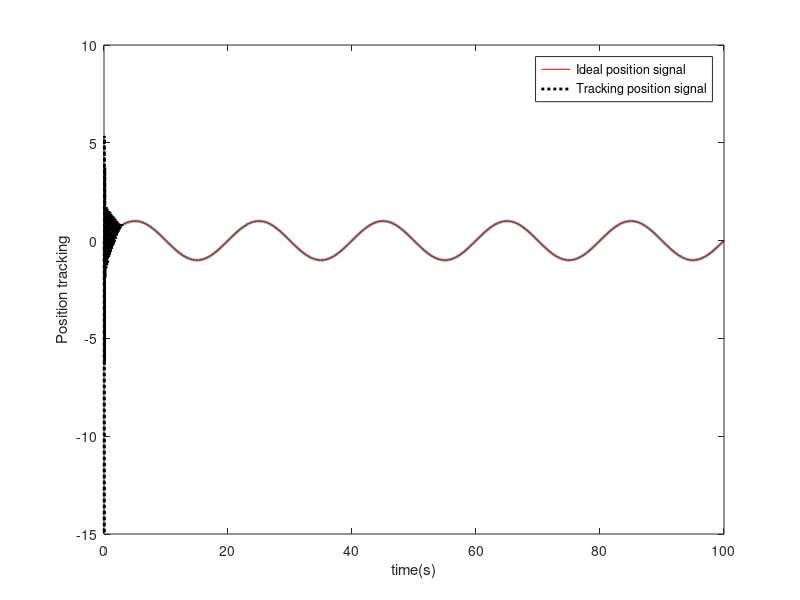
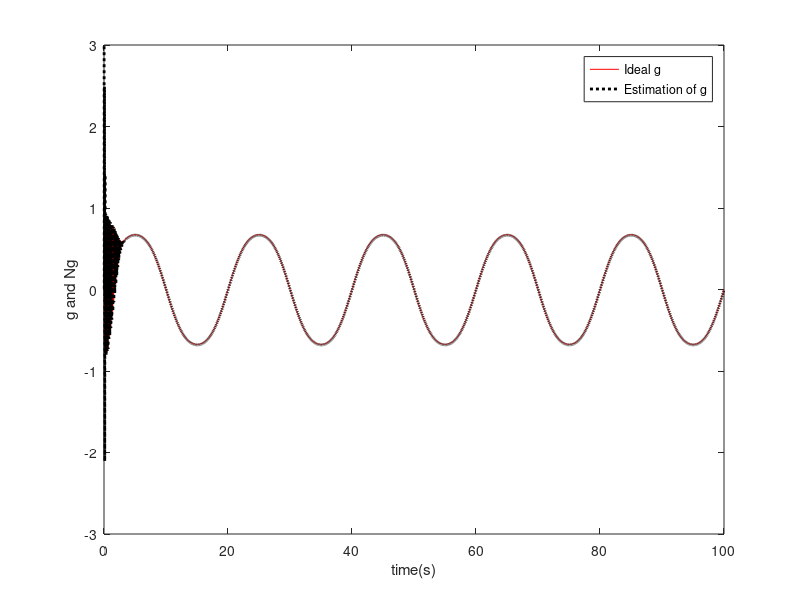
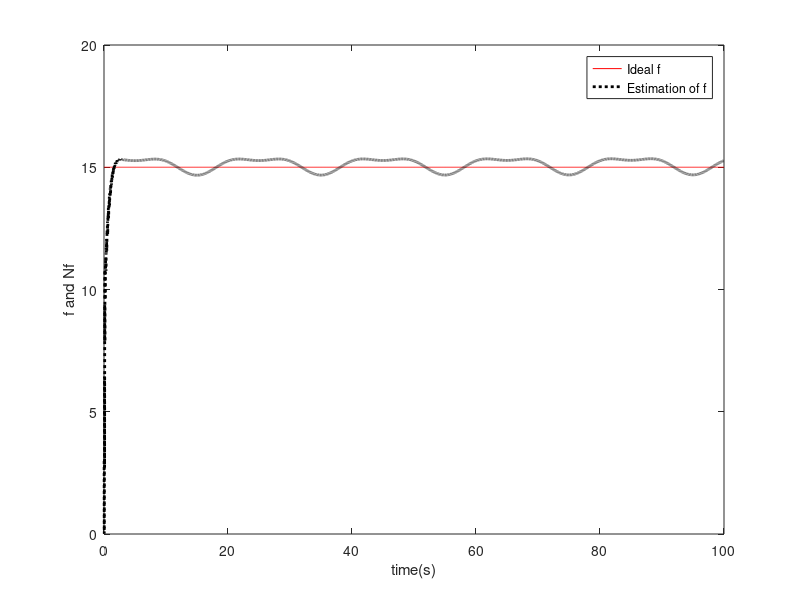

These figures' MATLAB source, in order:
%Self-Correct control based RBF Identification
clear all;
close all;

xite1=0.15;
xite2=0.50;
alfa=0.05;

w=0.5*ones(6,1);
v=0.5*ones(6,1);
 
cij=0.50*ones(1,6);
bj=5*ones(6,1);
h=zeros(6,1);
 
 w_1=w;w_2=w_1;
 v_1=v;v_2=v_1;
 u_1=0;y_1=0;

 ts=0.02;
 for k=1:1:5000
 time(k)=k*ts;
 yd(k)=1.0*sin(0.1*pi*k*ts);
 
 %Practical Plant;
 g(k)=0.8*sin(y_1);
 f(k)=15;
 y(k)=g(k)+f(k)*u_1;
 
 for j=1:1:6
    h(j)=exp(-norm(y(k)-cij(:,j))^2/(2*bj(j)*bj(j)));
 end
  
 Ng(k)=w'*h;
 Nf(k)=v'*h;

 ym(k)=Ng(k)+Nf(k)*u_1;
 
 e(k)=y(k)-ym(k);
 
 d_w=0*w;
 for j=1:1:6
    d_w(j)=xite1*e(k)*h(j);
 end
 w=w_1+d_w+alfa*(w_1-w_2);
 
 d_v=0*v;
 for j=1:1:6
    d_v(j)=xite2*e(k)*h(j)*u_1;
 end
 v=v_1+d_v+alfa*(v_1-v_2);
 
 u(k)=-Ng(k)/Nf(k)+yd(k)/Nf(k);
 
 u_1=u(k);
 y_1=y(k);
 
 w_2=w_1;
 w_1=w;
 
 v_2=v_1;
 v_1=v;
end
figure(1);
plot(time,yd,'r',time,y,'k:','linewidth',2);
xlabel('time(s)');ylabel('Position tracking');
legend('Ideal position signal','Tracking position signal');
figure(2);
plot(time,g,'r',time,Ng,'k:','linewidth',2);
xlabel('time(s)');ylabel('g and Ng');
legend('Ideal g','Estimation of g');
figure(3);
plot(time,f,'r',time,Nf,'k:','linewidth',2);
xlabel('time(s)');ylabel('f and Nf');
legend('Ideal f','Estimation of f');